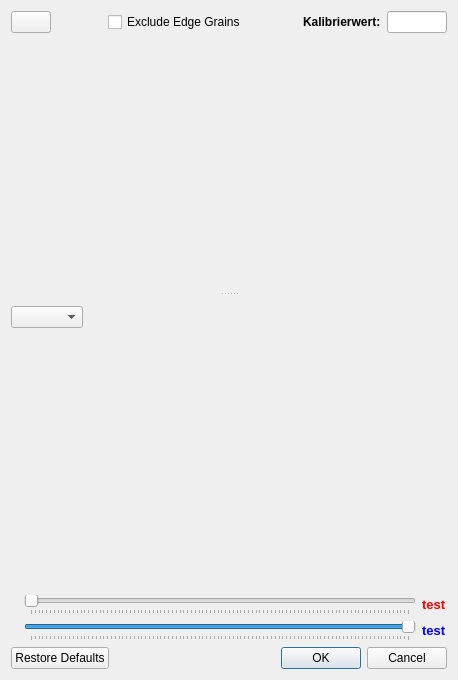
<?xml version="1.0" encoding="UTF-8"?>
<ui version="4.0">
 <class>Dialog</class>
 <widget class="QDialog" name="Dialog">
  <property name="geometry">
   <rect>
    <x>0</x>
    <y>0</y>
    <width>458</width>
    <height>680</height>
   </rect>
  </property>
  <property name="windowTitle">
   <string>Dialog</string>
  </property>
  <layout class="QVBoxLayout" name="verticalLayout_3">
   <item>
    <widget class="QSplitter" name="splitter">
     <property name="sizePolicy">
      <sizepolicy hsizetype="Expanding" vsizetype="Expanding">
       <horstretch>0</horstretch>
       <verstretch>0</verstretch>
      </sizepolicy>
     </property>
     <property name="orientation">
      <enum>Qt::Vertical</enum>
     </property>
     <widget class="QWidget" name="verticalLayoutWidget">
      <layout class="QVBoxLayout" name="verticalLayout">
       <property name="topMargin">
        <number>0</number>
       </property>
       <property name="rightMargin">
        <number>0</number>
       </property>
       <item>
        <layout class="QHBoxLayout" name="horizontalLayout_2">
         <property name="topMargin">
          <number>0</number>
         </property>
         <item>
          <widget class="QPushButton" name="but_openImage">
           <property name="text">
            <string/>
           </property>
           <property name="icon">
            <iconset>
             <normalon>:/img/icons/image.png</normalon>
            </iconset>
           </property>
           <property name="iconSize">
            <size>
             <width>30</width>
             <height>30</height>
            </size>
           </property>
           <property name="flat">
            <bool>false</bool>
           </property>
          </widget>
         </item>
         <item>
          <spacer name="horizontalSpacer_3">
           <property name="orientation">
            <enum>Qt::Horizontal</enum>
           </property>
           <property name="sizeHint" stdset="0">
            <size>
             <width>40</width>
             <height>20</height>
            </size>
           </property>
          </spacer>
         </item>
         <item>
          <widget class="QCheckBox" name="cb_edgeGrains">
           <property name="text">
            <string>Exclude Edge Grains</string>
           </property>
          </widget>
         </item>
         <item>
          <spacer name="horizontalSpacer_2">
           <property name="orientation">
            <enum>Qt::Horizontal</enum>
           </property>
           <property name="sizeHint" stdset="0">
            <size>
             <width>40</width>
             <height>20</height>
            </size>
           </property>
          </spacer>
         </item>
         <item>
          <widget class="QLabel" name="label_2">
           <property name="font">
            <font>
             <weight>75</weight>
             <bold>true</bold>
            </font>
           </property>
           <property name="text">
            <string>Kalibrierwert:</string>
           </property>
          </widget>
         </item>
         <item>
          <widget class="QLineEdit" name="txt_kalwert">
           <property name="minimumSize">
            <size>
             <width>40</width>
             <height>0</height>
            </size>
           </property>
           <property name="maximumSize">
            <size>
             <width>60</width>
             <height>16777215</height>
            </size>
           </property>
           <property name="font">
            <font>
             <pointsize>5</pointsize>
            </font>
           </property>
          </widget>
         </item>
        </layout>
       </item>
       <item>
        <widget class="MplWidget" name="imagePlot" native="true">
         <property name="sizePolicy">
          <sizepolicy hsizetype="Expanding" vsizetype="Expanding">
           <horstretch>0</horstretch>
           <verstretch>0</verstretch>
          </sizepolicy>
         </property>
         <property name="minimumSize">
          <size>
           <width>0</width>
           <height>200</height>
          </size>
         </property>
         <property name="maximumSize">
          <size>
           <width>16777215</width>
           <height>16777215</height>
          </size>
         </property>
        </widget>
       </item>
      </layout>
     </widget>
     <widget class="QWidget" name="verticalLayoutWidget_2">
      <layout class="QVBoxLayout" name="verticalLayout_2">
       <property name="topMargin">
        <number>0</number>
       </property>
       <item>
        <layout class="QHBoxLayout" name="horizontalLayout_3">
         <property name="topMargin">
          <number>10</number>
         </property>
         <item>
          <widget class="QComboBox" name="cb_cols"/>
         </item>
         <item>
          <spacer name="horizontalSpacer_4">
           <property name="orientation">
            <enum>Qt::Horizontal</enum>
           </property>
           <property name="sizeHint" stdset="0">
            <size>
             <width>40</width>
             <height>20</height>
            </size>
           </property>
          </spacer>
         </item>
        </layout>
       </item>
       <item>
        <widget class="MplWidget" name="dataPlot" native="true">
         <property name="sizePolicy">
          <sizepolicy hsizetype="Expanding" vsizetype="Expanding">
           <horstretch>0</horstretch>
           <verstretch>0</verstretch>
          </sizepolicy>
         </property>
         <property name="minimumSize">
          <size>
           <width>0</width>
           <height>200</height>
          </size>
         </property>
        </widget>
       </item>
      </layout>
     </widget>
    </widget>
   </item>
   <item>
    <layout class="QHBoxLayout" name="horizontalLayout">
     <property name="topMargin">
      <number>0</number>
     </property>
     <item>
      <widget class="QLabel" name="lab_min">
       <property name="sizePolicy">
        <sizepolicy hsizetype="Fixed" vsizetype="Fixed">
         <horstretch>0</horstretch>
         <verstretch>0</verstretch>
        </sizepolicy>
       </property>
       <property name="maximumSize">
        <size>
         <width>40</width>
         <height>40</height>
        </size>
       </property>
       <property name="text">
        <string/>
       </property>
       <property name="pixmap">
        <pixmap resource="icons.qrc">:/img/icons/min.png</pixmap>
       </property>
       <property name="scaledContents">
        <bool>true</bool>
       </property>
      </widget>
     </item>
     <item>
      <widget class="QSlider" name="sliderTRIM_min">
       <property name="maximumSize">
        <size>
         <width>16777215</width>
         <height>30</height>
        </size>
       </property>
       <property name="orientation">
        <enum>Qt::Horizontal</enum>
       </property>
       <property name="invertedControls">
        <bool>false</bool>
       </property>
       <property name="tickPosition">
        <enum>QSlider::TicksBelow</enum>
       </property>
      </widget>
     </item>
     <item>
      <widget class="QLabel" name="lab_cut_min">
       <property name="sizePolicy">
        <sizepolicy hsizetype="Fixed" vsizetype="Fixed">
         <horstretch>0</horstretch>
         <verstretch>0</verstretch>
        </sizepolicy>
       </property>
       <property name="palette">
        <palette>
         <active>
          <colorrole role="WindowText">
           <brush brushstyle="SolidPattern">
            <color alpha="255">
             <red>255</red>
             <green>0</green>
             <blue>0</blue>
            </color>
           </brush>
          </colorrole>
         </active>
         <inactive>
          <colorrole role="WindowText">
           <brush brushstyle="SolidPattern">
            <color alpha="255">
             <red>255</red>
             <green>0</green>
             <blue>0</blue>
            </color>
           </brush>
          </colorrole>
         </inactive>
         <disabled>
          <colorrole role="WindowText">
           <brush brushstyle="SolidPattern">
            <color alpha="255">
             <red>120</red>
             <green>120</green>
             <blue>120</blue>
            </color>
           </brush>
          </colorrole>
         </disabled>
        </palette>
       </property>
       <property name="font">
        <font>
         <family>MS Shell Dlg 2</family>
         <pointsize>10</pointsize>
         <weight>75</weight>
         <bold>true</bold>
        </font>
       </property>
       <property name="text">
        <string>test</string>
       </property>
      </widget>
     </item>
    </layout>
   </item>
   <item>
    <layout class="QHBoxLayout" name="horizontalLayout_4">
     <property name="topMargin">
      <number>0</number>
     </property>
     <item>
      <widget class="QLabel" name="lab_max">
       <property name="sizePolicy">
        <sizepolicy hsizetype="Fixed" vsizetype="Fixed">
         <horstretch>0</horstretch>
         <verstretch>0</verstretch>
        </sizepolicy>
       </property>
       <property name="maximumSize">
        <size>
         <width>40</width>
         <height>40</height>
        </size>
       </property>
       <property name="text">
        <string/>
       </property>
       <property name="pixmap">
        <pixmap resource="icons.qrc">:/img/icons/max.png</pixmap>
       </property>
       <property name="scaledContents">
        <bool>true</bool>
       </property>
      </widget>
     </item>
     <item>
      <widget class="QSlider" name="sliderTRIM_min_2">
       <property name="maximumSize">
        <size>
         <width>16777215</width>
         <height>30</height>
        </size>
       </property>
       <property name="sliderPosition">
        <number>99</number>
       </property>
       <property name="orientation">
        <enum>Qt::Horizontal</enum>
       </property>
       <property name="invertedControls">
        <bool>false</bool>
       </property>
       <property name="tickPosition">
        <enum>QSlider::TicksBelow</enum>
       </property>
      </widget>
     </item>
     <item>
      <widget class="QLabel" name="lab_cut_max">
       <property name="sizePolicy">
        <sizepolicy hsizetype="Fixed" vsizetype="Fixed">
         <horstretch>0</horstretch>
         <verstretch>0</verstretch>
        </sizepolicy>
       </property>
       <property name="palette">
        <palette>
         <active>
          <colorrole role="WindowText">
           <brush brushstyle="SolidPattern">
            <color alpha="255">
             <red>0</red>
             <green>0</green>
             <blue>255</blue>
            </color>
           </brush>
          </colorrole>
         </active>
         <inactive>
          <colorrole role="WindowText">
           <brush brushstyle="SolidPattern">
            <color alpha="255">
             <red>0</red>
             <green>0</green>
             <blue>255</blue>
            </color>
           </brush>
          </colorrole>
         </inactive>
         <disabled>
          <colorrole role="WindowText">
           <brush brushstyle="SolidPattern">
            <color alpha="255">
             <red>120</red>
             <green>120</green>
             <blue>120</blue>
            </color>
           </brush>
          </colorrole>
         </disabled>
        </palette>
       </property>
       <property name="font">
        <font>
         <family>MS Shell Dlg 2</family>
         <pointsize>10</pointsize>
         <weight>75</weight>
         <bold>true</bold>
        </font>
       </property>
       <property name="text">
        <string>test</string>
       </property>
      </widget>
     </item>
    </layout>
   </item>
   <item>
    <widget class="QDialogButtonBox" name="bBox">
     <property name="orientation">
      <enum>Qt::Horizontal</enum>
     </property>
     <property name="standardButtons">
      <set>QDialogButtonBox::Cancel|QDialogButtonBox::Ok|QDialogButtonBox::RestoreDefaults</set>
     </property>
     <property name="centerButtons">
      <bool>false</bool>
     </property>
    </widget>
   </item>
  </layout>
 </widget>
 <customwidgets>
  <customwidget>
   <class>MplWidget</class>
   <extends>QWidget</extends>
   <header>gui.mplwidget</header>
   <container>1</container>
  </customwidget>
 </customwidgets>
 <resources>
  <include location="icons.qrc"/>
 </resources>
 <connections>
  <connection>
   <sender>bBox</sender>
   <signal>accepted()</signal>
   <receiver>Dialog</receiver>
   <slot>accept()</slot>
   <hints>
    <hint type="sourcelabel">
     <x>248</x>
     <y>254</y>
    </hint>
    <hint type="destinationlabel">
     <x>157</x>
     <y>274</y>
    </hint>
   </hints>
  </connection>
  <connection>
   <sender>bBox</sender>
   <signal>rejected()</signal>
   <receiver>Dialog</receiver>
   <slot>reject()</slot>
   <hints>
    <hint type="sourcelabel">
     <x>316</x>
     <y>260</y>
    </hint>
    <hint type="destinationlabel">
     <x>286</x>
     <y>274</y>
    </hint>
   </hints>
  </connection>
 </connections>
</ui>
